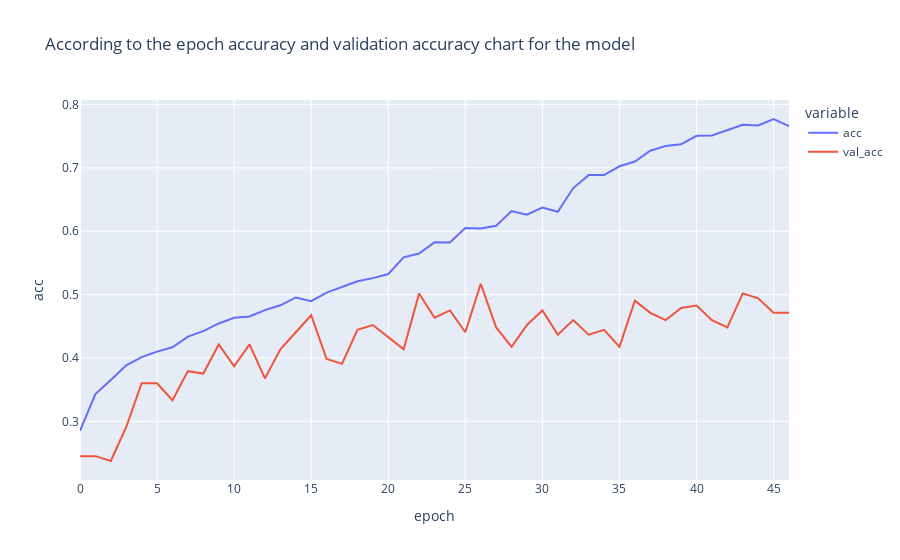

This figure's notebook cell:
### Code cell
fig=px.line(hist2.history,y=['acc','val_acc'],
           labels={'index':'epoch','value':'acc'},
           title=f'According to the epoch accuracy and validation accuracy chart for the model')
fig.show()

### Figure 1 — Plotly figure (JSON) as saved in the notebook; plotly's stock layout.template omitted (floating-point values rounded to 4 significant figures)
{"data": [{"hovertemplate": "variable=acc<br>epoch=%{x}<br>acc=%{y}<extra></extra>", "legendgroup": "acc", "line": {"color": "#636efa", "dash": "solid"}, "marker": {"symbol": "circle"}, "mode": "lines", "name": "acc", "orientation": "v", "showlegend": true, "type": "scatter", "x": [0, 1, 2, 3, 4, 5, 6, 7, 8, 9, 10, 11, 12, 13, 14, 15, 16, 17, 18, 19, 20, 21, 22, 23, 24, 25, 26, 27, 28, 29, 30, 31, 32, 33, 34, 35, 36, 37, 38, 39, 40, 41, 42, 43, 44, 45, 46], "xaxis": "x", "y": [0.285, 0.3432, 0.3652, 0.3884, 0.4014, 0.4101, 0.4169, 0.4337, 0.4424, 0.4545, 0.4636, 0.4656, 0.4755, 0.4832, 0.4956, 0.4897, 0.5032, 0.5119, 0.5212, 0.5261, 0.5325, 0.5588, 0.5649, 0.5825, 0.5823, 0.6051, 0.6043, 0.6085, 0.6318, 0.6261, 0.6372, 0.6308, 0.6681, 0.6886, 0.6886, 0.7025, 0.71, 0.727, 0.7346, 0.7371, 0.7506, 0.751, 0.7593, 0.768, 0.7668, 0.7771, 0.7658], "yaxis": "y"}, {"hovertemplate": "variable=val_acc<br>epoch=%{x}<br>acc=%{y}<extra></extra>", "legendgroup": "val_acc", "line": {"color": "#EF553B", "dash": "solid"}, "marker": {"symbol": "circle"}, "mode": "lines", "name": "val_acc", "orientation": "v", "showlegend": true, "type": "scatter", "x": [0, 1, 2, 3, 4, 5, 6, 7, 8, 9, 10, 11, 12, 13, 14, 15, 16, 17, 18, 19, 20, 21, 22, 23, 24, 25, 26, 27, 28, 29, 30, 31, 32, 33, 34, 35, 36, 37, 38, 39, 40, 41, 42, 43, 44, 45, 46], "xaxis": "x", "y": [0.2452, 0.2452, 0.2375, 0.2912, 0.3602, 0.3602, 0.3333, 0.3793, 0.3755, 0.4215, 0.387, 0.4215, 0.3678, 0.4138, 0.4406, 0.4674, 0.3985, 0.3908, 0.4444, 0.4521, 0.433, 0.4138, 0.5019, 0.4636, 0.4751, 0.4406, 0.5172, 0.4483, 0.4176, 0.4521, 0.4751, 0.4368, 0.4598, 0.4368, 0.4444, 0.4176, 0.4904, 0.4713, 0.4598, 0.4789, 0.4828, 0.4598, 0.4483, 0.5019, 0.4943, 0.4713, 0.4713], "yaxis": "y"}], "layout": {"legend": {"title": {"text": "variable"}, "tracegroupgap": 0}, "title": {"text": "According to the epoch accuracy and validation accuracy chart for the model"}, "xaxis": {"anchor": "y", "domain": [0, 1], "title": {"text": "epoch"}}, "yaxis": {"anchor": "x", "domain": [0, 1], "title": {"text": "acc"}}}}
